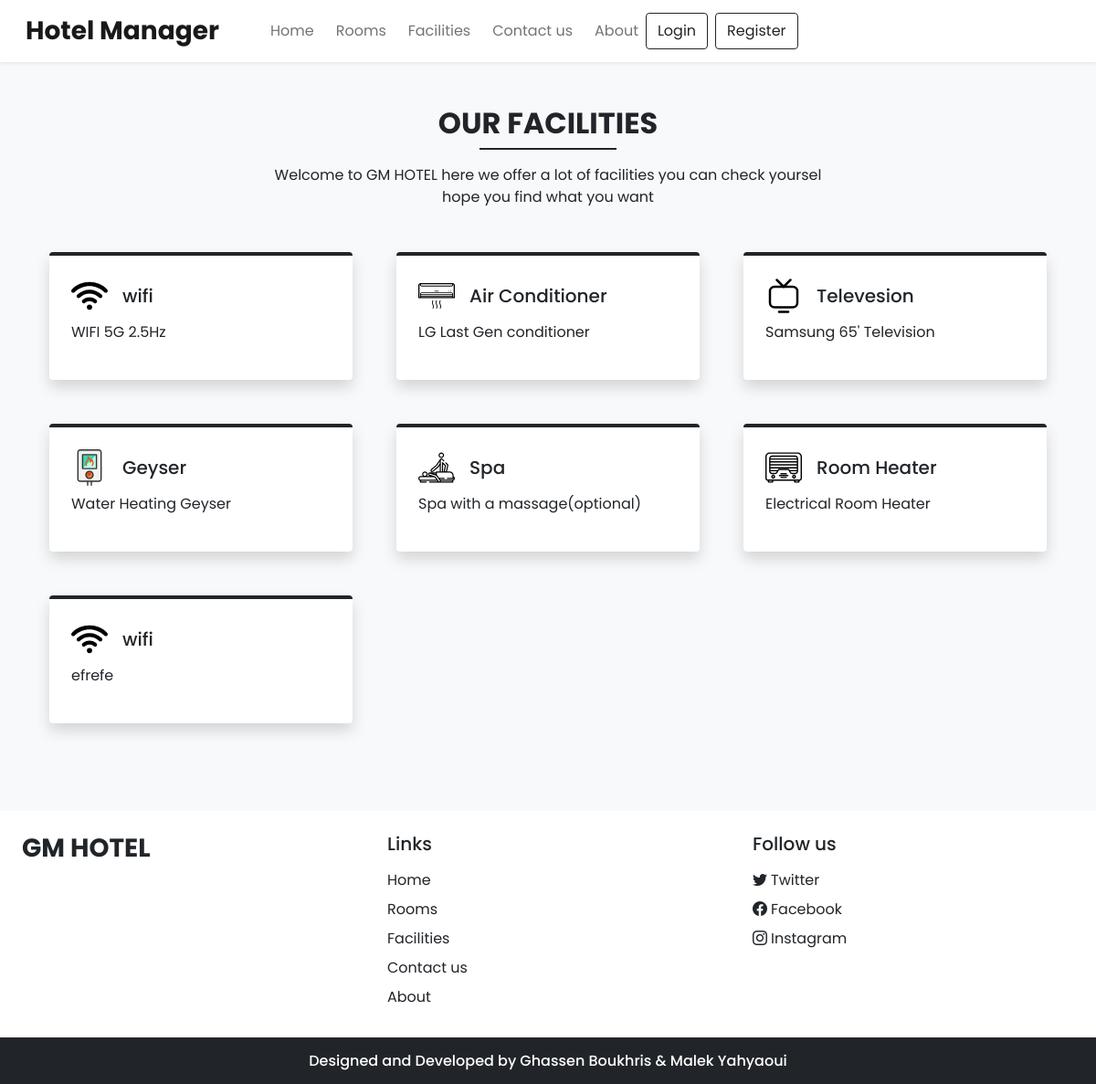
Page /ProjetHotel/facilities.php on the committed database.
### tables this page shows
CREATE TABLE `facilities` (
  `id` int(11) NOT NULL,
  `icon` varchar(100) NOT NULL,
  `name` varchar(50) NOT NULL,
  `description` varchar(250) NOT NULL
);

### ProjetHotel/admin/inc/db_config.php (called while the page is built, shortened)
<?php
    function select($sql,$values,$datatypes)
    {
        $con=$GLOBALS['con'];
        if($stmt = mysqli_prepare($con,$sql)){
            mysqli_stmt_bind_param($stmt,$datatypes,...$values);
            if(mysqli_stmt_execute($stmt)){
                $res = mysqli_stmt_get_result($stmt);
                return $res;
            }else{
                mysqli_stmt_close($stmt);
                die("Query cannot be prepared - Select");
            }
        }else{
            die("Query cannot be executed - Select");
        }
    }
    function selectAll($table){
        $con = $GLOBALS['con'];
        $res = mysqli_query($con,"SELECT * FROM $table");
        return $res;
    }
?>

### ProjetHotel/facilities.php (the view, shortened to what this page needs)
<!DOCTYPE html>
<html lang="en">
<head>
    <link rel="stylesheet" href="https://cdn.jsdelivr.net/npm/bootstrap-icons@1.11.3/font/bootstrap-icons.min.css">
    <link rel="stylesheet" href="https://cdn.jsdelivr.net/npm/swiper@11/swiper-bundle.min.css"/>
    <?php  require('inc/links.php')?>
</head>
<body class="bg-light">
<?php require('inc/header.php');  ?>
<div class="my-5 px-4">
    <h2 CLASS="fw-bold   text-center">OUR FACILITIES</h2>
    <div class="h-line bg-dark "></div>
    <p class="text-center mt-3 ">
        Welcome to GM HOTEL here we offer a lot of facilities
        you can check yoursel<br> hope you find what you want
    </p>
</div>
<div class="container">
    <div class="row">
        <?php
            $res=selectAll('facilities');
            $path= FACILITIES_IMG_PATH;
            while($row=mysqli_fetch_assoc($res)){
                echo <<< data
                            <div class="col-lg-4 col-md-6 mb-5 px-4">
                                 <div class="bg-white rounded shadow p-4 border-top border-4 border-dark pop" >
                                     <div class="d-flex align-items-center mb-2">
                                         <img src="$path$row[icon]" width="40px">
                                        <h5 class="m-0 ms-3">$row[name]</h5>
                                    </div>
                                    <p>$row[description]</p>
                                </div>
                            </div>
                        data;
            }
        ?>
    </div>
</div>
<?php require('inc/footer.php')?>
</body>
</html>

### ProjetHotel/inc/links.php (shortened to what this page needs)
<link href="https://cdn.jsdelivr.net/npm/bootstrap@5.0.2/dist/css/bootstrap.min.css" rel="stylesheet">
<link rel="stylesheet" href="css/common.css">
<link href="https://cdn.jsdelivr.net/npm/bootstrap-icons/font/bootstrap-icons.css" rel="stylesheet">

### ProjetHotel/inc/header.php (shortened to what this page needs)
<?php
    require('admin/inc/db_config.php');
?>
<nav class="navbar navbar-expand-lg navbar-light bg-white px-lg-3 py-lg-2 shadow-sm sticky-top ">
    <div class="container-fluid ">
        <a class="navbar-brand me-5 fw-bold fs-3" href="index.php">Hotel Manager</a>
        <div id="nav-bar" class="collapse navbar-collapse" id="navbarSupportedContent">
            <ul class="navbar-nav me-auto mb-2 mb-lg-0">
                <li class="nav-item">
                    <a class="nav-link  me-2"  href="index.php">Home</a>
                </li>
                <li class="nav-item">
                    <a class="nav-link me-2" href="rooms.php">Rooms</a>
                </li>
                <li class="nav-item">
                    <a class="nav-link me-2" href="facilities.php">Facilities</a>
                </li>
                <li class="nav-item">
                    <a class="nav-link me-2" href="contact.php">Contact us</a>
                </li>
                <li class="nav-item">
                    <a class="nav-link " href="about.php">About</a>
                </li>
                <div class="d-flex">
                    <button type="button" class="btn btn-outline-dark shadow-none me-lg-2 me-2" data-bs-toggle="modal" data-bs-target="#loginModal">
                        Login
                    </button>
                    <button type="button" class="btn btn-outline-dark shadow-none " data-bs-toggle="modal" data-bs-target="#registerModal">
                        Register
                    </button>
                </div>
        </div>
    </div>
</nav>

### ProjetHotel/inc/footer.php (shortened to what this page needs)
<div class="container-fluid bg-white mt-5">
    <div class="row">
        <div class="col-lg-4 p-4">
            <h3 class=" fw-bold fs-3 mb-2">GM HOTEL</h3>
        </div>
        <div class="col-lg-4 p-4">
            <h5 class="mb-3">Links</h5>
            <a href="index.php" class="d-inline-block mb-2 text-dark text-decoration-none">Home</a><br>
            <a href="rooms.php" class="d-inline-block mb-2 text-dark text-decoration-none">Rooms</a><br>
            <a href="facilities.php" class="d-inline-block mb-2 text-dark text-decoration-none">Facilities</a><br>
            <a href="contact.php" class="d-inline-block mb-2 text-dark text-decoration-none">Contact us</a><br>
            <a href="about.php" class="d-inline-block mb-2 text-dark text-decoration-none">About </a>
        </div>
        <?php
            $contact_q="SELECT * FROM `contact_details` WHERE `sr_no`=? ";
            $values=[1];
            $contact_r=mysqli_fetch_assoc(select($contact_q,$values,'i'));
        ?>
        <div class="col-lg-4 p-4">
            <h5 class="mb-3">Follow us </h5>
            <?php
            if($contact_r['tw']!=''){
                echo <<< data
                          <a href="<?php echo $contact_r[tw]  ?>" class="d-inline-block text-dark text-decoration-none mb-2 ">
                            <i class="bi bi-twitter me-1"></i>Twitter
                        </a><br>
                       data;
            }
            ?>
            <a href="<?php echo $contact_r['fb']  ?>" class="d-inline-block text-dark text-decoration-none mb-2 ">
                <i class="bi bi-facebook me-1"></i>Facebook
            </a><br>
            <a href="<?php echo $contact_r['insta']  ?>" class="d-inline-block text-dark text-decoration-none mb-2 ">
                <i class="bi bi-instagram me-1"></i>Instagram
            </a><br>
        </div>
    </div>
</div>
<h6 class="text-center bg-dark text-white p-3 m-0"> Designed and Developed by Ghassen Boukhris & Malek Yahyaoui </h6>

### ProjetHotel/css/common.css (style rules this page uses)
:root { --teal:#2ec1ac; --teal_hover:#279e8c; }
* { font-family: 'poppins',sans-serif; }
.h-line { width: 150px; margin: 0 auto; height: 1.7px; }

### rows in the picture
facilities: icon (picture), name "wifi", description "WIFI 5G 2.5Hz"
facilities: icon (picture), name "Air Conditioner", description "LG Last Gen conditioner"
facilities: icon (picture), name "Televesion", description "Samsung 65' Television"
facilities: icon (picture), name "Geyser", description "Water Heating Geyser"
facilities: icon (picture), name "Spa", description "Spa with a massage(optional)"
facilities: icon (picture), name "Room Heater", description "Electrical Room Heater"
facilities: icon (picture), name "wifi", description "efrefe"
